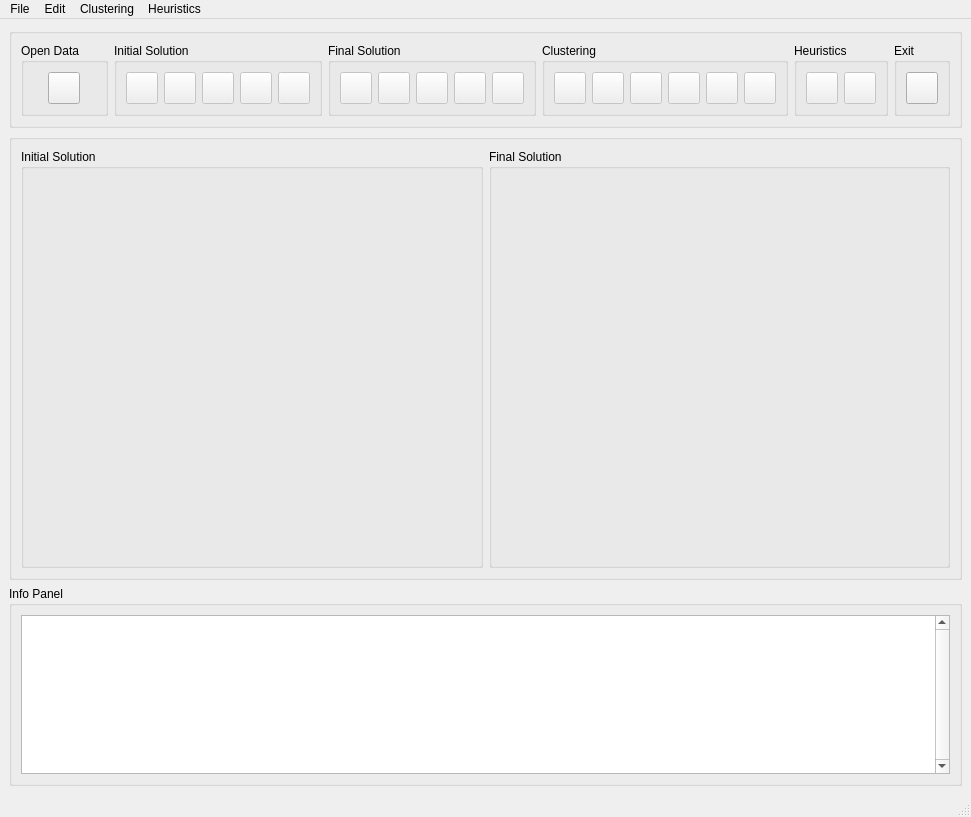
<?xml version="1.0" encoding="UTF-8"?>
<ui version="4.0">
 <class>MainWindow</class>
 <widget class="QMainWindow" name="MainWindow">
  <property name="geometry">
   <rect>
    <x>0</x>
    <y>0</y>
    <width>931</width>
    <height>817</height>
   </rect>
  </property>
  <property name="baseSize">
   <size>
    <width>1280</width>
    <height>720</height>
   </size>
  </property>
  <property name="windowTitle">
   <string>HUB ALLOCATION USER INTERFACE</string>
  </property>
  <widget class="QWidget" name="centralwidget">
   <layout class="QVBoxLayout" name="verticalLayout_2">
    <item>
     <widget class="QGroupBox" name="groupBox_9">
      <property name="sizePolicy">
       <sizepolicy hsizetype="Preferred" vsizetype="Maximum">
        <horstretch>0</horstretch>
        <verstretch>0</verstretch>
       </sizepolicy>
      </property>
      <property name="title">
       <string/>
      </property>
      <layout class="QHBoxLayout" name="horizontalLayout_8">
       <item>
        <widget class="QGroupBox" name="groupBox_10">
         <property name="title">
          <string>Open Data</string>
         </property>
         <layout class="QHBoxLayout" name="horizontalLayout_9">
          <item>
           <widget class="QToolButton" name="toolButton_openData">
            <property name="enabled">
             <bool>true</bool>
            </property>
            <property name="minimumSize">
             <size>
              <width>32</width>
              <height>32</height>
             </size>
            </property>
            <property name="statusTip">
             <string>Open .txt file to import point cloud</string>
            </property>
            <property name="text">
             <string/>
            </property>
           </widget>
          </item>
         </layout>
        </widget>
       </item>
       <item>
        <widget class="QGroupBox" name="groupBox_4">
         <property name="sizePolicy">
          <sizepolicy hsizetype="Preferred" vsizetype="Maximum">
           <horstretch>0</horstretch>
           <verstretch>0</verstretch>
          </sizepolicy>
         </property>
         <property name="title">
          <string>Initial Solution</string>
         </property>
         <layout class="QHBoxLayout" name="horizontalLayout_4">
          <item>
           <widget class="QToolButton" name="toolButton_saveInitialSolution">
            <property name="enabled">
             <bool>false</bool>
            </property>
            <property name="minimumSize">
             <size>
              <width>32</width>
              <height>32</height>
             </size>
            </property>
            <property name="statusTip">
             <string>Save initial solution with extension .txt</string>
            </property>
            <property name="text">
             <string/>
            </property>
           </widget>
          </item>
          <item>
           <widget class="QToolButton" name="toolButton_exportAsInitialSolution">
            <property name="enabled">
             <bool>false</bool>
            </property>
            <property name="minimumSize">
             <size>
              <width>32</width>
              <height>32</height>
             </size>
            </property>
            <property name="statusTip">
             <string>Save initial solution with extension .jpg</string>
            </property>
            <property name="text">
             <string/>
            </property>
           </widget>
          </item>
          <item>
           <widget class="QToolButton" name="toolButton_clearInitialSolution">
            <property name="enabled">
             <bool>false</bool>
            </property>
            <property name="minimumSize">
             <size>
              <width>32</width>
              <height>32</height>
             </size>
            </property>
            <property name="statusTip">
             <string>Clear initial solution</string>
            </property>
            <property name="text">
             <string/>
            </property>
           </widget>
          </item>
          <item>
           <widget class="QToolButton" name="toolButton_undoInitialSolution">
            <property name="enabled">
             <bool>false</bool>
            </property>
            <property name="minimumSize">
             <size>
              <width>32</width>
              <height>32</height>
             </size>
            </property>
            <property name="statusTip">
             <string>Undo initial solution</string>
            </property>
            <property name="text">
             <string/>
            </property>
           </widget>
          </item>
          <item>
           <widget class="QToolButton" name="toolButton_redoInitialSolution">
            <property name="enabled">
             <bool>false</bool>
            </property>
            <property name="minimumSize">
             <size>
              <width>32</width>
              <height>32</height>
             </size>
            </property>
            <property name="statusTip">
             <string>Redo initial solution</string>
            </property>
            <property name="text">
             <string/>
            </property>
           </widget>
          </item>
         </layout>
        </widget>
       </item>
       <item>
        <widget class="QGroupBox" name="groupBox_5">
         <property name="sizePolicy">
          <sizepolicy hsizetype="Preferred" vsizetype="Maximum">
           <horstretch>0</horstretch>
           <verstretch>0</verstretch>
          </sizepolicy>
         </property>
         <property name="title">
          <string>Final Solution</string>
         </property>
         <layout class="QHBoxLayout" name="horizontalLayout_5">
          <item>
           <widget class="QToolButton" name="toolButton_saveFinalSolution">
            <property name="enabled">
             <bool>false</bool>
            </property>
            <property name="minimumSize">
             <size>
              <width>32</width>
              <height>32</height>
             </size>
            </property>
            <property name="statusTip">
             <string>Save final solution with extension .txt</string>
            </property>
            <property name="text">
             <string/>
            </property>
           </widget>
          </item>
          <item>
           <widget class="QToolButton" name="toolButton_exportAsFinalSolution">
            <property name="enabled">
             <bool>false</bool>
            </property>
            <property name="minimumSize">
             <size>
              <width>32</width>
              <height>32</height>
             </size>
            </property>
            <property name="statusTip">
             <string>Save final solution with extension .jpg</string>
            </property>
            <property name="text">
             <string/>
            </property>
           </widget>
          </item>
          <item>
           <widget class="QToolButton" name="toolButton_clearFinalSolution">
            <property name="enabled">
             <bool>false</bool>
            </property>
            <property name="minimumSize">
             <size>
              <width>32</width>
              <height>32</height>
             </size>
            </property>
            <property name="statusTip">
             <string>Clear final solution</string>
            </property>
            <property name="text">
             <string/>
            </property>
           </widget>
          </item>
          <item>
           <widget class="QToolButton" name="toolButton_undoFinalSolution">
            <property name="enabled">
             <bool>false</bool>
            </property>
            <property name="minimumSize">
             <size>
              <width>32</width>
              <height>32</height>
             </size>
            </property>
            <property name="statusTip">
             <string>Undo final solution</string>
            </property>
            <property name="text">
             <string/>
            </property>
           </widget>
          </item>
          <item>
           <widget class="QToolButton" name="toolButton_redoFinalSolution">
            <property name="enabled">
             <bool>false</bool>
            </property>
            <property name="minimumSize">
             <size>
              <width>32</width>
              <height>32</height>
             </size>
            </property>
            <property name="statusTip">
             <string>Redo final solution</string>
            </property>
            <property name="text">
             <string/>
            </property>
           </widget>
          </item>
         </layout>
        </widget>
       </item>
       <item>
        <widget class="QGroupBox" name="groupBox_6">
         <property name="sizePolicy">
          <sizepolicy hsizetype="Preferred" vsizetype="Maximum">
           <horstretch>0</horstretch>
           <verstretch>0</verstretch>
          </sizepolicy>
         </property>
         <property name="title">
          <string>Clustering</string>
         </property>
         <layout class="QHBoxLayout" name="horizontalLayout_6">
          <item>
           <widget class="QToolButton" name="toolButton_kMeans">
            <property name="enabled">
             <bool>false</bool>
            </property>
            <property name="minimumSize">
             <size>
              <width>32</width>
              <height>32</height>
             </size>
            </property>
            <property name="statusTip">
             <string>Apply k-means clustering algorithm to point cloud</string>
            </property>
            <property name="text">
             <string/>
            </property>
           </widget>
          </item>
          <item>
           <widget class="QToolButton" name="toolButton_affinityPropagation">
            <property name="enabled">
             <bool>false</bool>
            </property>
            <property name="minimumSize">
             <size>
              <width>32</width>
              <height>32</height>
             </size>
            </property>
            <property name="statusTip">
             <string>Apply affinity propagation clustering algorithm to point cloud</string>
            </property>
            <property name="text">
             <string/>
            </property>
           </widget>
          </item>
          <item>
           <widget class="QToolButton" name="toolButton_meanShift">
            <property name="enabled">
             <bool>false</bool>
            </property>
            <property name="minimumSize">
             <size>
              <width>32</width>
              <height>32</height>
             </size>
            </property>
            <property name="statusTip">
             <string>Apply mean shift clustering algorithm to point cloud</string>
            </property>
            <property name="text">
             <string/>
            </property>
           </widget>
          </item>
          <item>
           <widget class="QToolButton" name="toolButton_spectralClustering">
            <property name="enabled">
             <bool>false</bool>
            </property>
            <property name="minimumSize">
             <size>
              <width>32</width>
              <height>32</height>
             </size>
            </property>
            <property name="statusTip">
             <string>Apply spectral clustering algorithm to point cloud</string>
            </property>
            <property name="text">
             <string/>
            </property>
           </widget>
          </item>
          <item>
           <widget class="QToolButton" name="toolButton_hierarchicalClustering">
            <property name="enabled">
             <bool>false</bool>
            </property>
            <property name="minimumSize">
             <size>
              <width>32</width>
              <height>32</height>
             </size>
            </property>
            <property name="statusTip">
             <string>Apply hierarchical clustering algorithm to point cloud</string>
            </property>
            <property name="text">
             <string/>
            </property>
           </widget>
          </item>
          <item>
           <widget class="QToolButton" name="toolButton_dbscan">
            <property name="enabled">
             <bool>false</bool>
            </property>
            <property name="minimumSize">
             <size>
              <width>32</width>
              <height>32</height>
             </size>
            </property>
            <property name="statusTip">
             <string>Apply DBSCAN clustering algorithm to point cloud</string>
            </property>
            <property name="text">
             <string/>
            </property>
           </widget>
          </item>
         </layout>
        </widget>
       </item>
       <item>
        <widget class="QGroupBox" name="groupBox_7">
         <property name="sizePolicy">
          <sizepolicy hsizetype="Preferred" vsizetype="Maximum">
           <horstretch>0</horstretch>
           <verstretch>0</verstretch>
          </sizepolicy>
         </property>
         <property name="title">
          <string>Heuristics</string>
         </property>
         <layout class="QHBoxLayout" name="horizontalLayout_7">
          <item>
           <widget class="QToolButton" name="toolButton_hillClimbing">
            <property name="enabled">
             <bool>false</bool>
            </property>
            <property name="minimumSize">
             <size>
              <width>32</width>
              <height>32</height>
             </size>
            </property>
            <property name="statusTip">
             <string>Apply hill climbing algorithm to generate new solution</string>
            </property>
            <property name="text">
             <string/>
            </property>
           </widget>
          </item>
          <item>
           <widget class="QToolButton" name="toolButton_simulatedAnneling">
            <property name="enabled">
             <bool>false</bool>
            </property>
            <property name="minimumSize">
             <size>
              <width>32</width>
              <height>32</height>
             </size>
            </property>
            <property name="statusTip">
             <string>Apply simulated anneling algoriithm to generate new solution</string>
            </property>
            <property name="text">
             <string/>
            </property>
           </widget>
          </item>
         </layout>
        </widget>
       </item>
       <item>
        <widget class="QGroupBox" name="groupBox_11">
         <property name="title">
          <string>Exit</string>
         </property>
         <layout class="QHBoxLayout" name="horizontalLayout_10">
          <item>
           <widget class="QToolButton" name="toolButton_exit">
            <property name="enabled">
             <bool>true</bool>
            </property>
            <property name="minimumSize">
             <size>
              <width>32</width>
              <height>32</height>
             </size>
            </property>
            <property name="statusTip">
             <string>Close the program</string>
            </property>
            <property name="text">
             <string/>
            </property>
           </widget>
          </item>
         </layout>
        </widget>
       </item>
      </layout>
     </widget>
    </item>
    <item>
     <widget class="QGroupBox" name="groupBox_3">
      <property name="title">
       <string/>
      </property>
      <layout class="QHBoxLayout" name="horizontalLayout_3">
       <item>
        <widget class="QGroupBox" name="groupBox">
         <property name="title">
          <string>Initial Solution</string>
         </property>
         <layout class="QHBoxLayout" name="horizontalLayout">
          <item>
           <widget class="QLabel" name="label_initialSolution">
            <property name="sizePolicy">
             <sizepolicy hsizetype="Preferred" vsizetype="Minimum">
              <horstretch>0</horstretch>
              <verstretch>0</verstretch>
             </sizepolicy>
            </property>
            <property name="text">
             <string/>
            </property>
            <property name="scaledContents">
             <bool>true</bool>
            </property>
           </widget>
          </item>
         </layout>
        </widget>
       </item>
       <item>
        <widget class="QGroupBox" name="groupBox_2">
         <property name="title">
          <string>Final Solution</string>
         </property>
         <layout class="QHBoxLayout" name="horizontalLayout_2">
          <item>
           <widget class="QLabel" name="label_finalSolution">
            <property name="sizePolicy">
             <sizepolicy hsizetype="Preferred" vsizetype="Preferred">
              <horstretch>0</horstretch>
              <verstretch>0</verstretch>
             </sizepolicy>
            </property>
            <property name="text">
             <string/>
            </property>
            <property name="scaledContents">
             <bool>true</bool>
            </property>
           </widget>
          </item>
         </layout>
        </widget>
       </item>
      </layout>
     </widget>
    </item>
    <item>
     <widget class="QGroupBox" name="groupBox_8">
      <property name="sizePolicy">
       <sizepolicy hsizetype="Preferred" vsizetype="Preferred">
        <horstretch>0</horstretch>
        <verstretch>0</verstretch>
       </sizepolicy>
      </property>
      <property name="maximumSize">
       <size>
        <width>16777215</width>
        <height>200</height>
       </size>
      </property>
      <property name="title">
       <string>Info Panel</string>
      </property>
      <layout class="QVBoxLayout" name="verticalLayout">
       <item>
        <widget class="QTextBrowser" name="textBrowser_infoPanel">
         <property name="sizePolicy">
          <sizepolicy hsizetype="Preferred" vsizetype="Preferred">
           <horstretch>0</horstretch>
           <verstretch>0</verstretch>
          </sizepolicy>
         </property>
         <property name="maximumSize">
          <size>
           <width>16777215</width>
           <height>200</height>
          </size>
         </property>
         <property name="verticalScrollBarPolicy">
          <enum>Qt::ScrollBarAlwaysOn</enum>
         </property>
        </widget>
       </item>
      </layout>
     </widget>
    </item>
   </layout>
  </widget>
  <widget class="QMenuBar" name="menubar">
   <property name="geometry">
    <rect>
     <x>0</x>
     <y>0</y>
     <width>931</width>
     <height>21</height>
    </rect>
   </property>
   <widget class="QMenu" name="menuFile">
    <property name="title">
     <string>File</string>
    </property>
    <widget class="QMenu" name="menuExport_As">
     <property name="enabled">
      <bool>true</bool>
     </property>
     <property name="title">
      <string>Export As</string>
     </property>
     <addaction name="actionExport_As_Initial_Solution"/>
     <addaction name="actionExport_As_Final_Solution"/>
    </widget>
    <addaction name="actionOpen_Data"/>
    <addaction name="separator"/>
    <addaction name="actionSave_Initial_Solution"/>
    <addaction name="actionSave_Final_Solution"/>
    <addaction name="separator"/>
    <addaction name="menuExport_As"/>
    <addaction name="separator"/>
    <addaction name="actionExit"/>
   </widget>
   <widget class="QMenu" name="menuEdit">
    <property name="title">
     <string>Edit</string>
    </property>
    <widget class="QMenu" name="menuClear">
     <property name="enabled">
      <bool>true</bool>
     </property>
     <property name="title">
      <string>Clear</string>
     </property>
     <addaction name="actionClear_Initial_Solution"/>
     <addaction name="actionClear_Final_Solution"/>
    </widget>
    <widget class="QMenu" name="menuUndo">
     <property name="statusTip">
      <string>Undo initial solution</string>
     </property>
     <property name="title">
      <string>Undo</string>
     </property>
     <addaction name="actionUndo_Initial_Solution"/>
     <addaction name="actionUndo_Final_Solution"/>
    </widget>
    <widget class="QMenu" name="menuRedo">
     <property name="enabled">
      <bool>true</bool>
     </property>
     <property name="statusTip">
      <string>Redo initial solution</string>
     </property>
     <property name="title">
      <string>Redo</string>
     </property>
     <addaction name="actionRedo_Initial_Solution"/>
     <addaction name="actionRedo_Final_Solution"/>
    </widget>
    <addaction name="menuClear"/>
    <addaction name="separator"/>
    <addaction name="menuUndo"/>
    <addaction name="menuRedo"/>
   </widget>
   <widget class="QMenu" name="menuClustering">
    <property name="title">
     <string>Clustering</string>
    </property>
    <addaction name="actionK_Means"/>
    <addaction name="actionAffinity_Propagation"/>
    <addaction name="actionMean_shift"/>
    <addaction name="actionSpectral_Clustering"/>
    <addaction name="actionHierarchical_Clustering"/>
    <addaction name="actionDBSCAN"/>
   </widget>
   <widget class="QMenu" name="menuHeuristics">
    <property name="title">
     <string>Heuristics</string>
    </property>
    <addaction name="actionHill_Climbing"/>
    <addaction name="actionSimulated_Anneling"/>
   </widget>
   <addaction name="menuFile"/>
   <addaction name="menuEdit"/>
   <addaction name="menuClustering"/>
   <addaction name="menuHeuristics"/>
  </widget>
  <widget class="QStatusBar" name="statusbar"/>
  <action name="actionOpen_Data">
   <property name="text">
    <string>Open Data</string>
   </property>
   <property name="statusTip">
    <string>Open .txt file to import point cloud</string>
   </property>
  </action>
  <action name="actionSave_Initial_Solution">
   <property name="enabled">
    <bool>false</bool>
   </property>
   <property name="text">
    <string>Save Initial Solution</string>
   </property>
   <property name="statusTip">
    <string>Save initial solution with extension .txt</string>
   </property>
  </action>
  <action name="actionSave_Final_Solution">
   <property name="enabled">
    <bool>false</bool>
   </property>
   <property name="text">
    <string>Save Final Solution</string>
   </property>
   <property name="statusTip">
    <string>Save final solution with extension .txt</string>
   </property>
  </action>
  <action name="actionExit">
   <property name="text">
    <string>Exit</string>
   </property>
   <property name="statusTip">
    <string>Close the program</string>
   </property>
  </action>
  <action name="actionClear_Initial_Solution">
   <property name="enabled">
    <bool>false</bool>
   </property>
   <property name="text">
    <string>Initial Solution</string>
   </property>
   <property name="statusTip">
    <string>Clear initial solution</string>
   </property>
  </action>
  <action name="actionClear_Final_Solution">
   <property name="enabled">
    <bool>false</bool>
   </property>
   <property name="text">
    <string>Final Solution</string>
   </property>
   <property name="statusTip">
    <string>Clear final solution</string>
   </property>
  </action>
  <action name="actionUndo_Initial_Solution">
   <property name="enabled">
    <bool>false</bool>
   </property>
   <property name="text">
    <string>Initial Solution</string>
   </property>
  </action>
  <action name="actionUndo_Final_Solution">
   <property name="enabled">
    <bool>false</bool>
   </property>
   <property name="text">
    <string>Final Solution</string>
   </property>
   <property name="statusTip">
    <string>Undo final solution</string>
   </property>
  </action>
  <action name="actionRedo_Initial_Solution">
   <property name="enabled">
    <bool>false</bool>
   </property>
   <property name="text">
    <string>Initial Solution</string>
   </property>
  </action>
  <action name="actionRedo_Final_Solution">
   <property name="enabled">
    <bool>false</bool>
   </property>
   <property name="text">
    <string>Final Solution</string>
   </property>
   <property name="statusTip">
    <string>Redo final solution</string>
   </property>
  </action>
  <action name="actionK_Means">
   <property name="enabled">
    <bool>false</bool>
   </property>
   <property name="text">
    <string>K-Means</string>
   </property>
   <property name="statusTip">
    <string>Apply k-means clustering algorithm to point cloud</string>
   </property>
  </action>
  <action name="actionAffinity_Propagation">
   <property name="enabled">
    <bool>false</bool>
   </property>
   <property name="text">
    <string>Affinity Propagation</string>
   </property>
   <property name="statusTip">
    <string>Apply affinity propagation clustering algorithm to point cloud</string>
   </property>
  </action>
  <action name="actionMean_shift">
   <property name="enabled">
    <bool>false</bool>
   </property>
   <property name="text">
    <string>Mean-shift</string>
   </property>
   <property name="statusTip">
    <string>Apply mean shift clustering algorithm to point cloud</string>
   </property>
  </action>
  <action name="actionSpectral_Clustering">
   <property name="enabled">
    <bool>false</bool>
   </property>
   <property name="text">
    <string>Spectral Clustering</string>
   </property>
   <property name="statusTip">
    <string>Apply spectral clustering algorithm to point cloud</string>
   </property>
  </action>
  <action name="actionHierarchical_Clustering">
   <property name="enabled">
    <bool>false</bool>
   </property>
   <property name="text">
    <string>Hierarchical Clustering</string>
   </property>
   <property name="statusTip">
    <string>Apply hierarchical clustering algorithm to point cloud</string>
   </property>
  </action>
  <action name="actionDBSCAN">
   <property name="enabled">
    <bool>false</bool>
   </property>
   <property name="text">
    <string>DBSCAN</string>
   </property>
   <property name="statusTip">
    <string>Apply DBSCAN clustering algorithm to point cloud</string>
   </property>
  </action>
  <action name="actionHill_Climbing">
   <property name="enabled">
    <bool>false</bool>
   </property>
   <property name="text">
    <string>Hill Climbing</string>
   </property>
   <property name="statusTip">
    <string>Apply hill climbing algorithm to generate new solution</string>
   </property>
  </action>
  <action name="actionSimulated_Anneling">
   <property name="enabled">
    <bool>false</bool>
   </property>
   <property name="text">
    <string>Simulated Anneling</string>
   </property>
   <property name="statusTip">
    <string>Apply simulated anneling algoriithm to generate new solution</string>
   </property>
  </action>
  <action name="actionExport_As_Initial_Solution">
   <property name="enabled">
    <bool>false</bool>
   </property>
   <property name="text">
    <string>Initial Solution</string>
   </property>
   <property name="statusTip">
    <string>Save initial solution with extension .jpg</string>
   </property>
  </action>
  <action name="actionExport_As_Final_Solution">
   <property name="enabled">
    <bool>false</bool>
   </property>
   <property name="text">
    <string>Final Solution</string>
   </property>
   <property name="statusTip">
    <string>Save final solution with extension .jpg</string>
   </property>
  </action>
 </widget>
 <resources/>
 <connections>
  <connection>
   <sender>toolButton_affinityPropagation</sender>
   <signal>clicked()</signal>
   <receiver>actionAffinity_Propagation</receiver>
   <slot>trigger()</slot>
   <hints>
    <hint type="sourcelabel">
     <x>579</x>
     <y>78</y>
    </hint>
    <hint type="destinationlabel">
     <x>-1</x>
     <y>-1</y>
    </hint>
   </hints>
  </connection>
  <connection>
   <sender>toolButton_clearFinalSolution</sender>
   <signal>clicked()</signal>
   <receiver>actionClear_Final_Solution</receiver>
   <slot>trigger()</slot>
   <hints>
    <hint type="sourcelabel">
     <x>407</x>
     <y>78</y>
    </hint>
    <hint type="destinationlabel">
     <x>-1</x>
     <y>-1</y>
    </hint>
   </hints>
  </connection>
  <connection>
   <sender>toolButton_clearInitialSolution</sender>
   <signal>clicked()</signal>
   <receiver>actionClear_Initial_Solution</receiver>
   <slot>trigger()</slot>
   <hints>
    <hint type="sourcelabel">
     <x>197</x>
     <y>78</y>
    </hint>
    <hint type="destinationlabel">
     <x>-1</x>
     <y>-1</y>
    </hint>
   </hints>
  </connection>
  <connection>
   <sender>toolButton_dbscan</sender>
   <signal>clicked()</signal>
   <receiver>actionDBSCAN</receiver>
   <slot>trigger()</slot>
   <hints>
    <hint type="sourcelabel">
     <x>731</x>
     <y>78</y>
    </hint>
    <hint type="destinationlabel">
     <x>-1</x>
     <y>-1</y>
    </hint>
   </hints>
  </connection>
  <connection>
   <sender>toolButton_exit</sender>
   <signal>clicked()</signal>
   <receiver>actionExit</receiver>
   <slot>trigger()</slot>
   <hints>
    <hint type="sourcelabel">
     <x>885</x>
     <y>78</y>
    </hint>
    <hint type="destinationlabel">
     <x>-1</x>
     <y>-1</y>
    </hint>
   </hints>
  </connection>
  <connection>
   <sender>toolButton_exportAsFinalSolution</sender>
   <signal>clicked()</signal>
   <receiver>actionExport_As_Final_Solution</receiver>
   <slot>trigger()</slot>
   <hints>
    <hint type="sourcelabel">
     <x>369</x>
     <y>78</y>
    </hint>
    <hint type="destinationlabel">
     <x>-1</x>
     <y>-1</y>
    </hint>
   </hints>
  </connection>
  <connection>
   <sender>toolButton_exportAsInitialSolution</sender>
   <signal>clicked()</signal>
   <receiver>actionExport_As_Initial_Solution</receiver>
   <slot>trigger()</slot>
   <hints>
    <hint type="sourcelabel">
     <x>159</x>
     <y>78</y>
    </hint>
    <hint type="destinationlabel">
     <x>-1</x>
     <y>-1</y>
    </hint>
   </hints>
  </connection>
  <connection>
   <sender>toolButton_hierarchicalClustering</sender>
   <signal>clicked()</signal>
   <receiver>actionHierarchical_Clustering</receiver>
   <slot>trigger()</slot>
   <hints>
    <hint type="sourcelabel">
     <x>693</x>
     <y>78</y>
    </hint>
    <hint type="destinationlabel">
     <x>-1</x>
     <y>-1</y>
    </hint>
   </hints>
  </connection>
  <connection>
   <sender>toolButton_hillClimbing</sender>
   <signal>clicked()</signal>
   <receiver>actionHill_Climbing</receiver>
   <slot>trigger()</slot>
   <hints>
    <hint type="sourcelabel">
     <x>789</x>
     <y>78</y>
    </hint>
    <hint type="destinationlabel">
     <x>-1</x>
     <y>-1</y>
    </hint>
   </hints>
  </connection>
  <connection>
   <sender>toolButton_kMeans</sender>
   <signal>clicked()</signal>
   <receiver>actionK_Means</receiver>
   <slot>trigger()</slot>
   <hints>
    <hint type="sourcelabel">
     <x>541</x>
     <y>78</y>
    </hint>
    <hint type="destinationlabel">
     <x>-1</x>
     <y>-1</y>
    </hint>
   </hints>
  </connection>
  <connection>
   <sender>toolButton_meanShift</sender>
   <signal>clicked()</signal>
   <receiver>actionMean_shift</receiver>
   <slot>trigger()</slot>
   <hints>
    <hint type="sourcelabel">
     <x>617</x>
     <y>78</y>
    </hint>
    <hint type="destinationlabel">
     <x>-1</x>
     <y>-1</y>
    </hint>
   </hints>
  </connection>
  <connection>
   <sender>toolButton_openData</sender>
   <signal>clicked()</signal>
   <receiver>actionOpen_Data</receiver>
   <slot>trigger()</slot>
   <hints>
    <hint type="sourcelabel">
     <x>53</x>
     <y>78</y>
    </hint>
    <hint type="destinationlabel">
     <x>-1</x>
     <y>-1</y>
    </hint>
   </hints>
  </connection>
  <connection>
   <sender>toolButton_redoFinalSolution</sender>
   <signal>clicked()</signal>
   <receiver>actionRedo_Final_Solution</receiver>
   <slot>trigger()</slot>
   <hints>
    <hint type="sourcelabel">
     <x>483</x>
     <y>78</y>
    </hint>
    <hint type="destinationlabel">
     <x>-1</x>
     <y>-1</y>
    </hint>
   </hints>
  </connection>
  <connection>
   <sender>toolButton_redoInitialSolution</sender>
   <signal>clicked()</signal>
   <receiver>actionRedo_Initial_Solution</receiver>
   <slot>trigger()</slot>
   <hints>
    <hint type="sourcelabel">
     <x>273</x>
     <y>78</y>
    </hint>
    <hint type="destinationlabel">
     <x>-1</x>
     <y>-1</y>
    </hint>
   </hints>
  </connection>
  <connection>
   <sender>toolButton_saveFinalSolution</sender>
   <signal>clicked()</signal>
   <receiver>actionSave_Final_Solution</receiver>
   <slot>trigger()</slot>
   <hints>
    <hint type="sourcelabel">
     <x>331</x>
     <y>78</y>
    </hint>
    <hint type="destinationlabel">
     <x>-1</x>
     <y>-1</y>
    </hint>
   </hints>
  </connection>
  <connection>
   <sender>toolButton_saveInitialSolution</sender>
   <signal>clicked()</signal>
   <receiver>actionSave_Initial_Solution</receiver>
   <slot>trigger()</slot>
   <hints>
    <hint type="sourcelabel">
     <x>121</x>
     <y>78</y>
    </hint>
    <hint type="destinationlabel">
     <x>-1</x>
     <y>-1</y>
    </hint>
   </hints>
  </connection>
  <connection>
   <sender>toolButton_simulatedAnneling</sender>
   <signal>clicked()</signal>
   <receiver>actionSimulated_Anneling</receiver>
   <slot>trigger()</slot>
   <hints>
    <hint type="sourcelabel">
     <x>827</x>
     <y>78</y>
    </hint>
    <hint type="destinationlabel">
     <x>-1</x>
     <y>-1</y>
    </hint>
   </hints>
  </connection>
  <connection>
   <sender>toolButton_spectralClustering</sender>
   <signal>clicked()</signal>
   <receiver>actionSpectral_Clustering</receiver>
   <slot>trigger()</slot>
   <hints>
    <hint type="sourcelabel">
     <x>655</x>
     <y>78</y>
    </hint>
    <hint type="destinationlabel">
     <x>-1</x>
     <y>-1</y>
    </hint>
   </hints>
  </connection>
  <connection>
   <sender>toolButton_undoFinalSolution</sender>
   <signal>clicked()</signal>
   <receiver>actionUndo_Final_Solution</receiver>
   <slot>trigger()</slot>
   <hints>
    <hint type="sourcelabel">
     <x>445</x>
     <y>78</y>
    </hint>
    <hint type="destinationlabel">
     <x>-1</x>
     <y>-1</y>
    </hint>
   </hints>
  </connection>
  <connection>
   <sender>toolButton_undoInitialSolution</sender>
   <signal>clicked()</signal>
   <receiver>actionUndo_Initial_Solution</receiver>
   <slot>trigger()</slot>
   <hints>
    <hint type="sourcelabel">
     <x>235</x>
     <y>78</y>
    </hint>
    <hint type="destinationlabel">
     <x>-1</x>
     <y>-1</y>
    </hint>
   </hints>
  </connection>
 </connections>
</ui>
